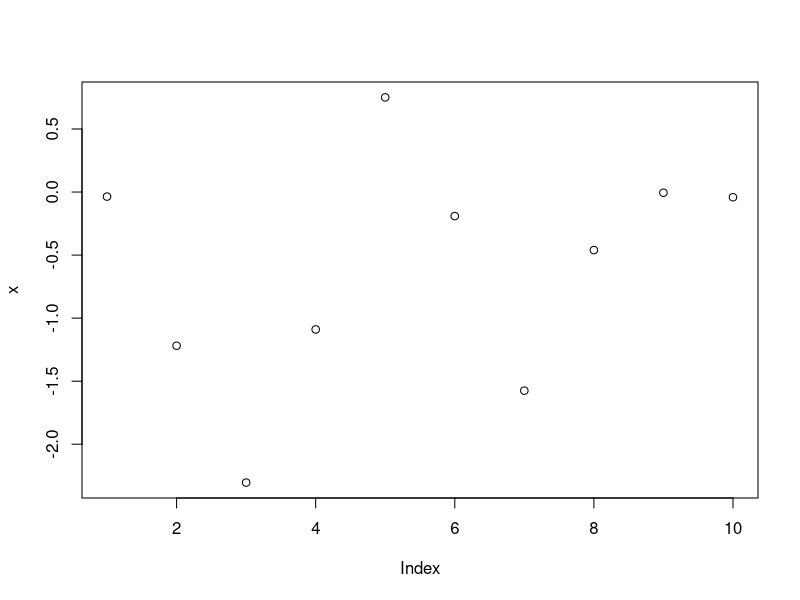
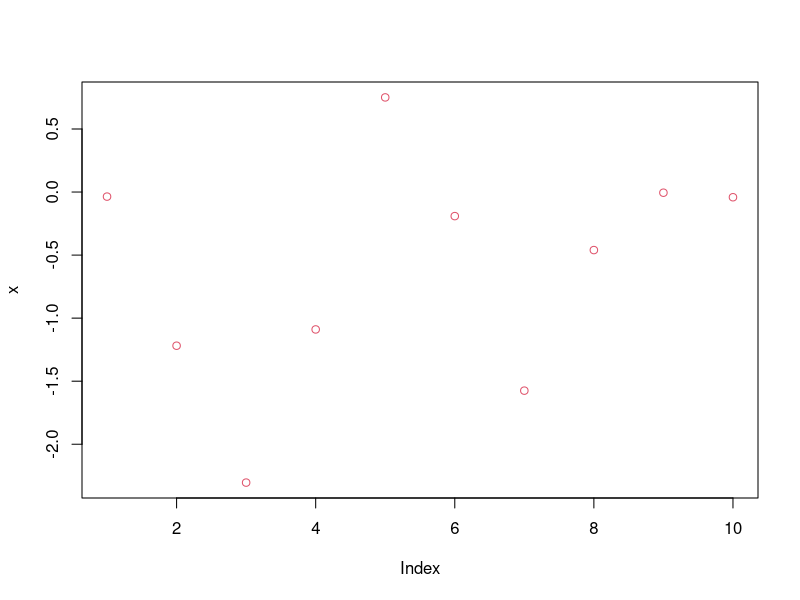
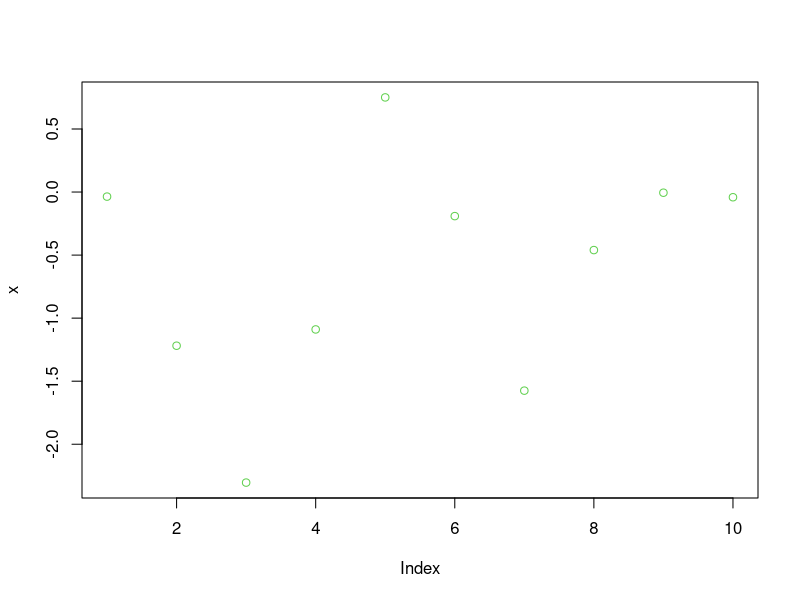

These charts were generated, in order, by the following R code:
## colors 1, 2 and 3
x <- rnorm(10)
plot(x, col = 1)
plot(x, col = 2)
plot(x, col = 3)

## colorRamp
pal <- colorRamp(c("red", "blue"))
pal(0)
pal(1)
pal(0.5)

pal(seq(0, 1, len = 10))

## colorRampPalette
pal <- colorRampPalette(c("red", "yellow"))
pal(2)
pal(10)